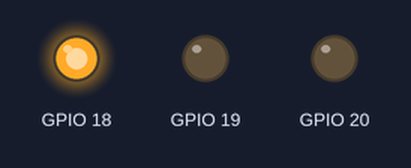
Recording of a program running on a simulated Raspberry Pi (BCM pin numbers). On the bench: output pins drawn as LEDs (lit = HIGH).

Above: at 0.2 s.
At 1.2 s:
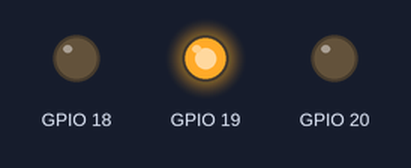
At 2.2 s:
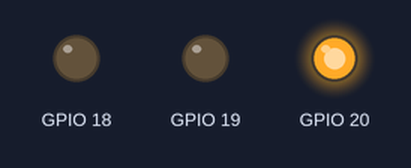
At 5.7 s:
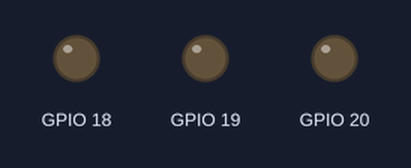
Timing chart, 0 to 6.9 s (numbered marks = the images above):
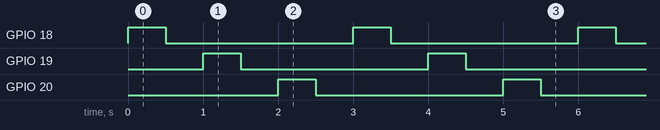

Measured:
- by itself, GPIO 18–20: alternates HIGH for 0.50 s and LOW for 2.5 s
- by itself, everything shown: repeats every 3.0 s, in 6 steps

The program:

Q2.py
```python
import RPi.GPIO as gp
import time

gp.setmode(gp.BCM)
gp.setup(18, gp.OUT)
gp.setup(19, gp.OUT)
gp.setup(20, gp.OUT)

try :
    while True :
        gp.output(18, 1)
        time.sleep(0.5)
        gp.output(18,0)
        time.sleep(0.5)
        gp.output(19, 1)
        time.sleep(0.5)
        gp.output(19,0)
        time.sleep(0.5)
        gp.output(20, 1)
        time.sleep(0.5)
        gp.output(20,0)
        time.sleep(0.5)
except KeyboardInterrupt:
    gp.cleanup()
```
